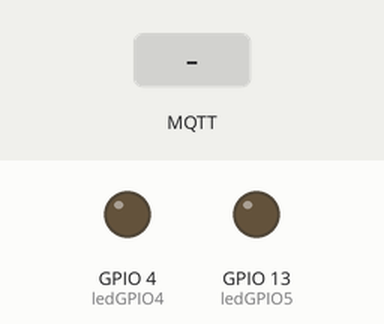
A sketch run on a simulated ESP8266 (NodeMCU). On the bench: output pins drawn as LEDs (lit = HIGH). The test bench sets the inputs (shaded band). WiFi joins after 1.5 s; servers stay silent unless stated; no MQTT or app messages arrive unless stated; what the sketch prints to the serial monitor is not drawn.

Above: at 2.7 s.
2.8 s: MQTT message "1" arrives on the first subscribed topic
At 4.0 s:
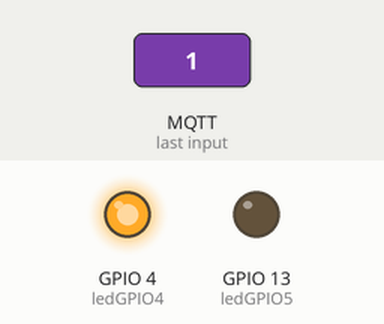
4.3 s: MQTT message "1" arrives on the second subscribed topic
At 5.2 s:
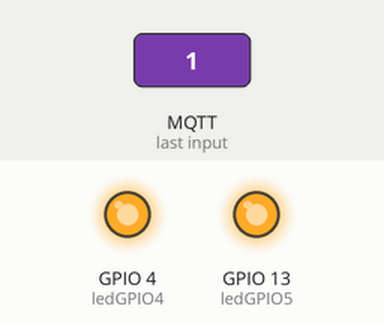
5.8 s: MQTT message "0" arrives on the first subscribed topic
At 6.4 s:
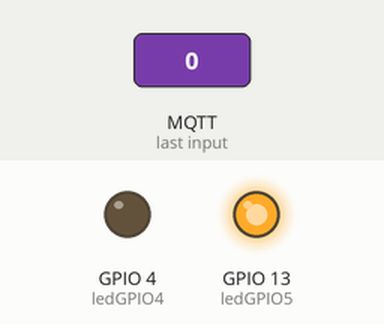
7.3 s: MQTT message "0" arrives on the second subscribed topic
At 8.7 s:
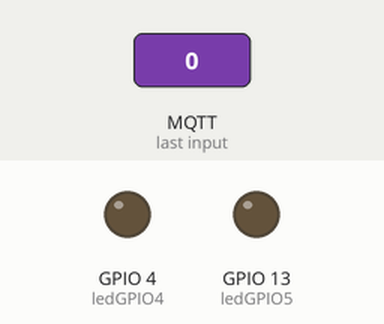
Timing chart, 0 to 9.8 s (numbered marks = the images above; inputs shaded):
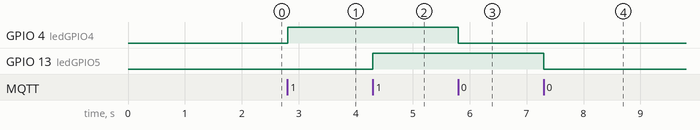

The sketch:

lamp-subscribe.ino
```cpp
// Loading the ESP8266WiFi library and the PubSubClient library
#include <ESP8266WiFi.h>
#include <PubSubClient.h>

// Change the credentials below, so your ESP8266 connects to your router
const char* ssid = "Contus-Conference";
const char* password = "C87tu1@9";

// Change the variable to your Raspberry Pi IP address, so it connects to your MQTT broker
const char* mqtt_server = "54.213.216.251";
#define mqtt_user ""
#define mqtt_password ""

// Initializes the espClient
WiFiClient espClient;
PubSubClient client(espClient);

// Connect an LED to each GPIO of your ESP8266
const int ledGPIO5 = 13;
const int ledGPIO4 = 4;

// Don't change the function below. This functions connects your ESP8266 to your router
void setup_wifi() {
  delay(10);
  // We start by connecting to a WiFi network
  Serial.println();
  Serial.print("Connecting to ");
  Serial.println(ssid);
  WiFi.begin(ssid, password);
  while (WiFi.status() != WL_CONNECTED) {
    delay(500);
    Serial.print(".");
  }
  Serial.println("");
  Serial.print("WiFi connected - ESP IP address: ");
  Serial.println(WiFi.localIP());
}

// This functions is executed when some device publishes a message to a topic that your ESP8266 is subscribed to
// Change the function below to add logic to your program, so when a device publishes a message to a topic that
// your ESP8266 is subscribed you can actually do something
void callback(String topic, byte* message, unsigned int length) {
  Serial.print("Message arrived on topic: ");
  Serial.print(topic);
  Serial.print(". Message: ");
  String messageTemp;

  for (int i = 0; i < length; i++) {
    Serial.print((char)message[i]);
    messageTemp += (char)message[i];
  }
  Serial.println();

  // Feel free to add more if statements to control more GPIOs with MQTT

  // If a message is received on the topic home/office/esp1/gpio2, you check if the message is either 1 or 0. Turns the ESP GPIO according to the message
  if(topic=="vdart/firstfloor/light1"){
      Serial.print("Changing GPIO 4 to ");
      if(messageTemp == "1"){
        digitalWrite(ledGPIO4, HIGH);
        Serial.print("On");
      }
      else if(messageTemp == "0"){
        digitalWrite(ledGPIO4, LOW);
        Serial.print("Off");
      }
  }
  if(topic=="vdart/firstfloor/light2"){
      Serial.print("Changing GPIO 5 to ");
      if(messageTemp == "1"){
        digitalWrite(ledGPIO5, HIGH);
        Serial.print("On");
      }
      else if(messageTemp == "0"){
        digitalWrite(ledGPIO5, LOW);
        Serial.print("Off");
      }
  }
  Serial.println();
}

// This functions reconnects your ESP8266 to your MQTT broker
// Change the function below if you want to subscribe to more topics with your ESP8266
void reconnect() {
  // Loop until we're reconnected
  while (!client.connected()) {
    Serial.print("Attempting MQTT connection...");
    // Attempt to connect
     /*
     YOU  NEED TO CHANGE THIS NEXT LINE, IF YOU'RE HAVING PROBLEMS WITH MQTT MULTIPLE CONNECTIONS
     To change the ESP device ID, you will have to give a unique name to the ESP8266.
     Here's how it looks like now:
       if (client.connect("ESP8266Client")) {
     If you want more devices connected to the MQTT broker, you can do it like this:
       if (client.connect("ESPOffice")) {
     Then, for the other ESP:
       if (client.connect("ESPGarage")) {
      That should solve your MQTT multiple connections problem

     THE SECTION IN loop() function should match your device name
    */
    if (client.connect("ESP8266Client", mqtt_user, mqtt_password)) {
      Serial.println("connected");
      // Subscribe or resubscribe to a topic
      // You can subscribe to more topics (to control more LEDs in this example)
      client.subscribe("vdart/firstfloor/light1");
      client.subscribe("vdart/firstfloor/light2");
    } else {
      Serial.print("failed, rc=");
      Serial.print(client.state());
      Serial.println(" try again in 5 seconds");
      // Wait 5 seconds before retrying
      delay(5000);
    }
  }
}

// The setup function sets your ESP GPIOs to Outputs, starts the serial communication at a baud rate of 115200
// Sets your mqtt broker and sets the callback function
// The callback function is what receives messages and actually controls the LEDs
void setup() {
  pinMode(ledGPIO4, OUTPUT);
  pinMode(ledGPIO5, OUTPUT);

  Serial.begin(115200);
  setup_wifi();
  client.setServer(mqtt_server, 1883);
  client.setCallback(callback);
}

// For this project, you don't need to change anything in the loop function.
// Basically it ensures that you ESP is connected to your broker
void loop() {
  if (!client.connected()) {
    reconnect();
  }
  if(!client.loop())
     /*
     YOU  NEED TO CHANGE THIS NEXT LINE, IF YOU'RE HAVING PROBLEMS WITH MQTT MULTIPLE CONNECTIONS
     To change the ESP device ID, you will have to give a unique name to the ESP8266.
     Here's how it looks like now:
       client.connect("ESP8266Client");
     If you want more devices connected to the MQTT broker, you can do it like this:
       client.connect("ESPOffice");
     Then, for the other ESP:
       client.connect("ESPGarage");
      That should solve your MQTT multiple connections problem

     THE SECTION IN recionnect() function should match your device name
    */
    client.connect("ESP8266Client");
}
```

Measured:
- after the input at 2.8 s, GPIO 4 (ledGPIO4): LOW → HIGH at once
- after the input at 4.3 s, GPIO 13 (ledGPIO5): LOW → HIGH at once
- after the input at 5.8 s, GPIO 4 (ledGPIO4): HIGH → LOW at once
- after the input at 7.3 s, GPIO 13 (ledGPIO5): HIGH → LOW at once
